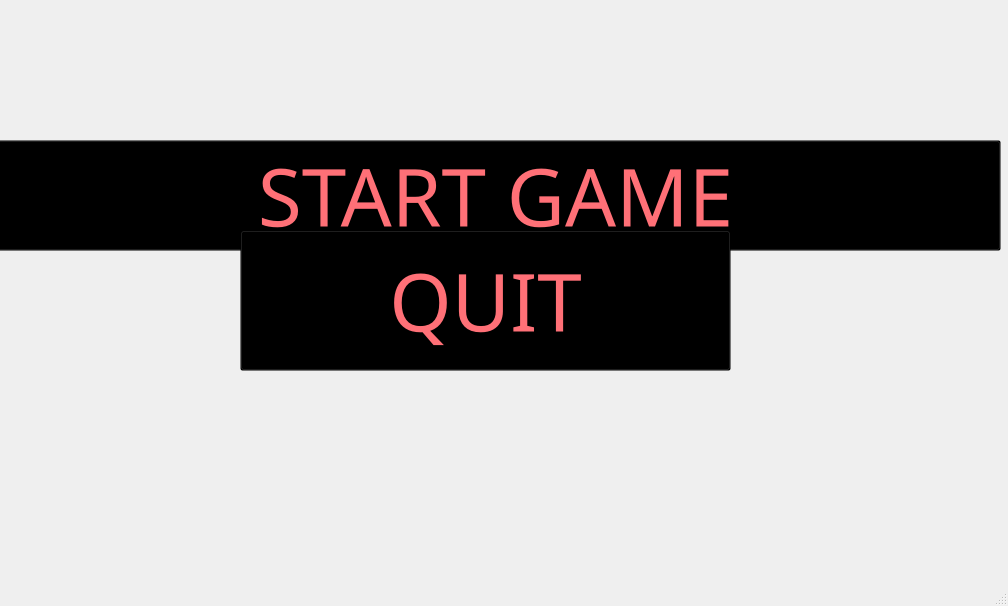
<?xml version="1.0" encoding="UTF-8"?>
<ui version="4.0">
 <class>MainWindow</class>
 <widget class="QMainWindow" name="MainWindow">
  <property name="geometry">
   <rect>
    <x>0</x>
    <y>0</y>
    <width>1008</width>
    <height>606</height>
   </rect>
  </property>
  <property name="font">
   <font>
    <family>Justice Chrome</family>
   </font>
  </property>
  <property name="cursor">
   <cursorShape>PointingHandCursor</cursorShape>
  </property>
  <property name="windowTitle">
   <string>MainWindow</string>
  </property>
  <widget class="QWidget" name="centralwidget">
   <widget class="QLabel" name="label">
    <property name="geometry">
     <rect>
      <x>-220</x>
      <y>-220</y>
      <width>1261</width>
      <height>881</height>
     </rect>
    </property>
    <property name="cursor">
     <cursorShape>PointingHandCursor</cursorShape>
    </property>
    <property name="text">
     <string/>
    </property>
    <property name="pixmap">
     <pixmap>maxresdefault.jpg</pixmap>
    </property>
   </widget>
   <widget class="QPushButton" name="start_button">
    <property name="geometry">
     <rect>
      <x>-10</x>
      <y>140</y>
      <width>1011</width>
      <height>111</height>
     </rect>
    </property>
    <property name="font">
     <font>
      <family>Justice Chrome</family>
      <pointsize>60</pointsize>
     </font>
    </property>
    <property name="styleSheet">
     <string notr="true">background-color: rgba(0, 0, 0, 0);
color: rgb(255, 112, 119);
</string>
    </property>
    <property name="text">
     <string>START GAME</string>
    </property>
   </widget>
   <widget class="QPushButton" name="quit_button">
    <property name="geometry">
     <rect>
      <x>240</x>
      <y>230</y>
      <width>491</width>
      <height>141</height>
     </rect>
    </property>
    <property name="font">
     <font>
      <family>Justice Chrome</family>
      <pointsize>60</pointsize>
     </font>
    </property>
    <property name="styleSheet">
     <string notr="true">background-color: rgba(0, 0, 0, 0);
color: rgb(255, 112, 119);</string>
    </property>
    <property name="text">
     <string>QUIT</string>
    </property>
   </widget>
  </widget>
  <widget class="QMenuBar" name="menubar">
   <property name="geometry">
    <rect>
     <x>0</x>
     <y>0</y>
     <width>1008</width>
     <height>24</height>
    </rect>
   </property>
  </widget>
  <widget class="QStatusBar" name="statusbar"/>
 </widget>
 <resources/>
 <connections/>
</ui>
